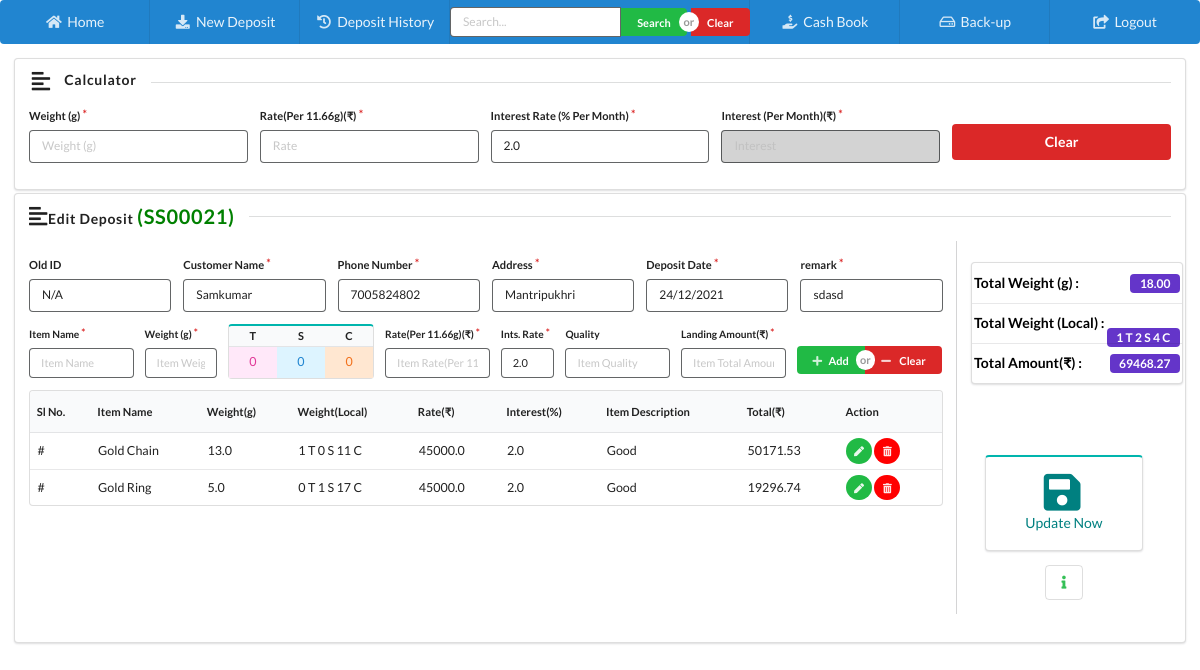
/edit_deposit/21/ (signed in), run on the app's committed database.
### home/models.py (models this page shows, shortened)
class Deposit(models.Model):
    depositSerialID = models.CharField(max_length=200, blank=True, null=True)
    oldID = models.CharField(max_length=200, blank=True, null=True)
    customerName = models.CharField(max_length=200, blank=True, null=True)
    phone = models.CharField(max_length=20, blank=True, null=True)
    address = models.TextField(blank=True, null=True)
    depositDate = models.DateField(blank=True, null=True)
    statusID = models.ForeignKey(Status, blank=True, null=True, on_delete=models.CASCADE)
    totalAmount = models.FloatField(default=0.0)
    totalAmountPaid = models.FloatField(default=0.0)
    totalInterestPaid = models.FloatField(default=0.0)
    clearanceDate = models.DateField(blank=True, null=True)
    totalWeight = models.CharField(max_length=200, blank=True, null=True)
    totalWeightL = models.CharField(max_length=200, blank=True, null=True)
    remark = models.TextField(blank=True, null=True)
    isDeleted = models.BooleanField(default=False)
    datetime = models.DateTimeField(auto_now_add=True, auto_now=False)
    lastUpdatedOn = models.DateTimeField(auto_now_add=False, auto_now=True)
    class Meta:
        verbose_name_plural = 'B) Deposit List'

class DepositItem(models.Model):
    depositID = models.ForeignKey(Deposit, blank=True, null=True, on_delete=models.CASCADE)
    itemName = models.CharField(max_length=300, blank=True, null=True)
    weight = models.FloatField(default=0.0)
    tola =  models.IntegerField(default=0)
    san =  models.IntegerField(default=0)
    chaning =  models.IntegerField(default=0)
    itemRatePerTenGram = models.FloatField(default=0.0)
    interestRate = models.FloatField(default=0.0)
    description = models.TextField(blank=True, null=True)
    itemAmount = models.FloatField(default=0.0)
    isWithdrawn = models.BooleanField(default=False)
    withdrawalDate = models.DateField(blank=True, null=True)
    interestPaid = models.FloatField(default=0.0)
    total = models.FloatField(default=0.0)
    month = models.FloatField(default=0.0)
    isDeleted = models.BooleanField(default=False)
    datetime = models.DateTimeField(auto_now_add=True, auto_now=False)
    lastUpdatedOn = models.DateTimeField(auto_now_add=False, auto_now=True)
    class Meta:
        verbose_name_plural = 'C) Deposit Item List'

### home/views.py (the view)
# urls.py: path('edit_deposit/<int:id>/', edit_deposit, name='edit_deposit'),
@is_activated()
def edit_deposit(request, id=None):
    if request.user.is_authenticated:
        instance = get_object_or_404(Deposit, pk = int(id))
        items = DepositItem.objects.filter(depositID_id = instance.pk)
        context = {
            'instance': instance,
            'items':items
        }
        return render(request, 'home/editDepost.html', context)
    else:
        return redirect('homeApp:loginPage')

### activation/views.py (called while the page is built)
def is_activated():
    def _is_activated(view_func):
        @wraps(view_func)
        def wrapper(request, *args, **kwargs):
            try:
                val = Validity.objects.last()
                if val.expiryDate < datetime.today().date():
                    return redirect('/activate/')
                return view_func(request, *args, **kwargs)
            except:
                return view_func(request, *args, **kwargs)
        return wrapper
    return _is_activated

### home/templates/home/editDepost.html (shortened to what this page needs)
{% extends 'home/index.html' %}
{% block body %}
    <div class="ui padded grid">
        <div class="sixteen wide column">
            <div class="ui segment">
                <div class="ui tiny form">
                    <h5 class="ui horizontal left aligned divider header">
                        <i class="left align icon"></i>
                        Calculator
                    </h5>
                    <div class="five fields">
                        <div class="field required">
                            <label>Weight (g)</label>
                            <input type="number" placeholder="Weight (g)" id="cWeight">
                        </div>
                        <div class="field required">
                            <label>Rate(Per 11.66g)(₹)</label>
                            <input type="number" placeholder="Rate" id="cRate">
                        </div>
                        <div class="field required">
                            <label>Interest Rate (% Per Month)</label>
                            <input type="number" placeholder="Interest Rate" value="2.0" id="cInterestRate">
                        </div>
                        <div class="field required">
                            <label>Interest (Per Month)(₹)</label>
                            <input type="number" placeholder="Interest" readonly style="background-color: lightgrey"
                                   id="cAmount">
                        </div>
                        <div class="field" style="padding-top: 1.3rem;">
                            <button class="ui fluid red button" onclick="clearCalculator()">Clear</button>
                        </div>
                    </div>
                </div>
            </div>
        </div>
        <div class="sixteen wide column">
            <div class="ui segment" style="min-height: 450px;">
                <h5 class="ui horizontal left aligned divider header">
                    <i class="left align icon"></i>
                    Edit Deposit <span style="color: green;font-weight: bold;font-size: 20px;">({{ instance.depositSerialID }})</span>
                </h5>
                <div class="ui internally celled  grid">
                    <div class="thirteen wide column" style="padding-left: 0">
                        <div class="ui tiny form" id="depositForm">
                            <div class="six fields">
                                <div class="field">
                                    <label>Old ID</label>
                                    <input type="text" placeholder="Old ID" id="oldID" value="{{ instance.oldID }}" >
                                </div>
                                <div class="field required">
                                    <label>Customer Name</label>
                                    <input type="text" placeholder="Customer Name" id="customerName" autocomplete="off" value="{{ instance.customerName }}">
                                </div>
                                <div class="field required">
                                    <label>Phone Number</label>
                                    <input type="number" placeholder="Phone Number" id="phoneNumber" value="{{ instance.phone }}">
                                </div>
                                <div class="field required">
                                    <label>Address</label>
                                    <input type="text" placeholder="Address" id="address" autocomplete="off" value="{{ instance.address }}">
                                </div>
                                <div class="field required" id="standard_calendar">
                                    <label>Deposit Date</label>
                                    <input type="text" name="DepositDate" placeholder="Deposit Date"
                                           autocomplete="off"
                                           id="date" value="{{ instance.depositDate }}">
                                </div>
                                <div class="field required">
                                    <label>remark</label>
                                    <input type="text" placeholder="Remark" id="remark" autocomplete="off" value="{{ instance.remark }}">
                                </div>
                            </div>
                        </div>
                        <div class="ui mini form">
                            <div class="eight fields">
                                <div class="field required">
                                    <label>Item Name</label>
                                    <input placeholder="Item Name" type="text" id="itemName">
                                </div>
                                <div class="field required" style="width: 9%">
                                    <label>Weight (g)</label>
                                    <input placeholder="Item Weight" type="number" id="itemWeight" onkeyup="ItemLocalConvert()">
                                </div>
                                <div class="field required" style="width: 17%">
                                    <table class="ui teal table" style="text-align: center">
                                        <thead>
                                        <tr>
                                            <th style="padding: 0">T</th>
                                            <th style="padding: 0">S</th>
                                            <th style="padding: 0">C</th>
                                        </tr>
                                        </thead>
                                        <tbody>
                                        <tr>
                                            <td onkeyup="calWeight()" class="pink" contenteditable="true" id="tola">0</td>
                                            <td onkeyup="calWeight()" class="blue" contenteditable="true" id="san">0</td>
                                            <td onkeyup="calWeight()" class="orange" contenteditable="true" id="chaning">0</td>
                                        </tr>
                                        </tbody>
                                    </table>
                                </div>
                                <div class="field required">
                                    <label>Rate(Per 11.66g)(₹)</label>
                                    <input placeholder="Item Rate(Per 11.66g)" type="number" id="itemRate">
                                </div>
                                <div class="field required" style="width: 7%">
                                    <label>Ints. Rate</label>
                                    <input placeholder="Interest Rate" value="2.0" type="number" id="itemInterestRate">
                                </div>
                                <div class="field">
                                    <label>Quality</label>
                                    <input placeholder="Item Quality" type="text" id="itemDescription"
                                    >
                                </div>
                                <div class="field required">
                                    <label>Landing Amount(₹)</label>
                                    <input placeholder="Item Total Amount" type="number" id="itemTotalAmount"
                                    >
                                </div>
                                <div class="field" style="    padding-top: 1.6rem;">
                                    <div class="ui mini buttons">
                                        <button class="ui positive button" id="addItemBtn" type="button"
                                                onclick="addSubItems()"><i class="plus icon"></i>Add
                                        </button>
                                        <button class="ui button red" type="button" onclick="ClearData()"><i
                                                class="minus icon"></i>
                                            Clear
                                        </button>
                                    </div>
                                </div>
                            </div>
                        </div>
                        <table class="ui very compact table " id="itemTable" style="font-size: 0.8em">
                            <thead>
                            <tr>
                                <th>Sl No.</th>
                                <th>Item Name</th>
                                <th>Weight(g)</th>
                                <th>Weight(Local)</th>
                                <th>Rate(₹)</th>
                                <th>Interest(%)</th>
                                <th>Item Description</th>
                                <th>Total(₹)</th>
                                <th>Action</th>
                            </tr>
                            </thead>
                            <tbody>
                            {% for item in items %}
                            <tr id ="{{ forloop.counter }}" ><td id ="row{{ forloop.counter }}">#</td> <td id ="itemName{{ forloop.counter }}">{{ item.itemName }}</td><td id ="itemWeight{{ forloop.counter }}">{{ item.weight }}</td><td id ="local{{ forloop.counter }}"><span id="tola{{ forloop.counter }}"> {{ item.tola }}</span> T <span id="san{{ forloop.counter }}"> {{ item.san }}</span> S<span id="chaning{{ forloop.counter }}"> {{ item.chaning }}</span> C</td><td id ="itemRate{{ forloop.counter }}">{{ item.itemRatePerTenGram }}</td><td id ="itemInterestRate{{ forloop.counter }}">{{ item.interestRate }}</td><td id ="itemDescription{{ forloop.counter }}">{{ item.description }}</td><td id ="itemTotalAmount{{ forloop.counter }}">{{ item.itemAmount }}</td><td><button style="font-size:10px;" onclick="GetItemDetail('{{ forloop.counter }}')" class="ui circular facebook icon button green"><i class="pen icon"></i></button><button style="font-size:10px;" onclick="delItem(' {{ forloop.counter }}')" class="ui circular youtube icon button"><i class="trash alternate icon"></i></button></td></tr>
                            {% endfor %}
                            </tbody>
                        </table>
                    </div>
                    <div class="three wide column">
                        <div class="ui vertical menu"
                             style="width: 99%;float: right;position: absolute;text-align: left;margin-bottom: 0; margin-top: 0.5em;">
                            <a class="teal item ">
                                <strong style="color: black;">Total Weight (g) :</strong>
                                <div class="ui violet label" id="totalWeight">{{ instance.totalWeight }}</div>
                            </a>
                            <a class="teal item ">
                                <strong style="color: black;">Total Weight (Local) :</strong>
                                <div class="ui violet label" id="totalWeightL"> {{ instance.totalWeightL }} </div>
                            </a>
                            <a class="teal item ">
                                <strong style="color: black;">Total Amount(₹) :</strong>
                                <div class="ui violet label" id="totalAmount">{{ instance.totalAmount }}</div>
                            </a>
                        </div>
                        <div class="ui center aligned basic segment"
                             style="margin-top: 200px;padding-top: 0;padding-bottom: 0;">
                            <div class="ui teal segment" style="padding:2rem">
                                <div class="ui one column very relaxed grid">
                                    <div class="column">
                                        <a onclick="salesSave()" style="cursor: pointer;color: teal">
                                            <i class="save icon" style="font-size: 3rem"></i>
                                            <p>Update Now</p>
                                        </a>
                                    </div>
                                </div>
                            </div>
                            <div class="ui small basic icon buttons">
  <button class="ui button " onclick="openInfo()"><i class="info icon green"></i></button>
</div>
                        </div>
                    </div>
                </div>
            </div>
        </div>
    </div>
{% endblock %}

### home/templates/home/editDepost.html (style rules this page uses)
.ui.vertical.menu .item { display: block; background: 0 0; border-top: none; border-right: none; padding-left: 2px; padding-right: 2px; }
.ui.grid > .column:not(.row) { padding-top: 0; padding-bottom: 0.2rem; }
.ui.table>tbody>tr>td, .ui.table>tr>td { padding: 0.4571429em 0.78571429em; text-align: inherit; }

### data on the page
Deposit: depositSerialID "SS00021", oldID "N/A", customerName "Samkumar", phone "7005824802", address "Mantripukhri", DepositDate "24/12/2021", remark "sdasd", totalWeight "18.00", totalWeightL "1 T 2 S 4 C", totalAmount "69468.27"
DepositItem: itemName "Gold Chain", weight "13.0", tola "1", san "0", chaning "11", itemRatePerTenGram "45000.0", interestRate "2.0", description "Good", itemAmount "50171.53"
DepositItem: itemName "Gold Ring", weight "5.0", tola "0", san "1", chaning "17", itemRatePerTenGram "45000.0", interestRate "2.0", description "Good", itemAmount "19296.74"
